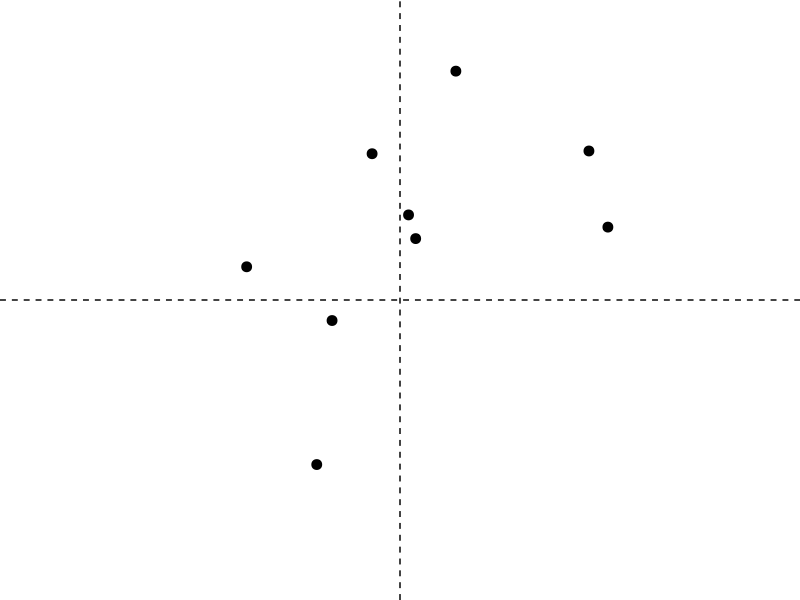
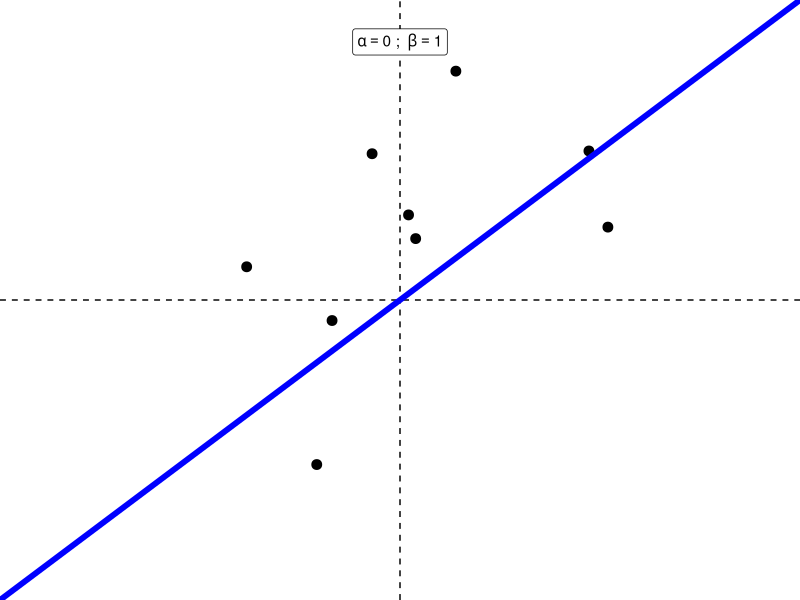
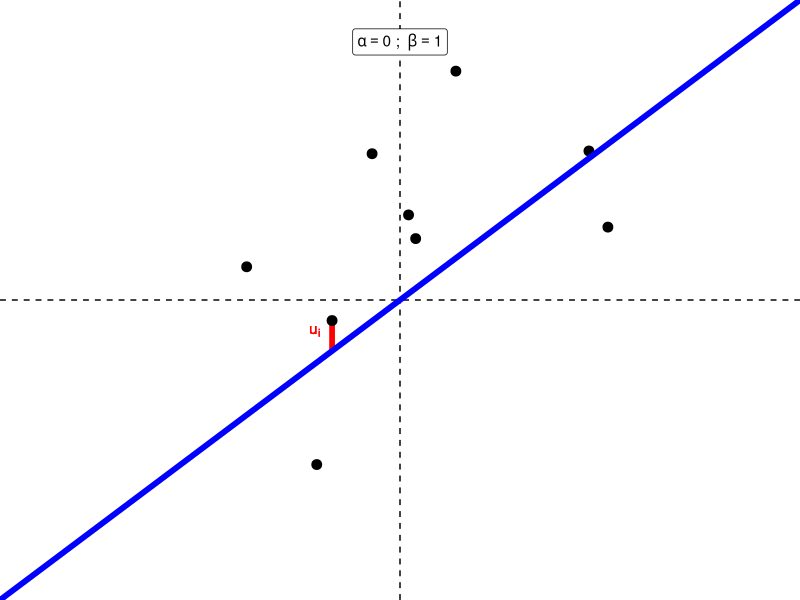
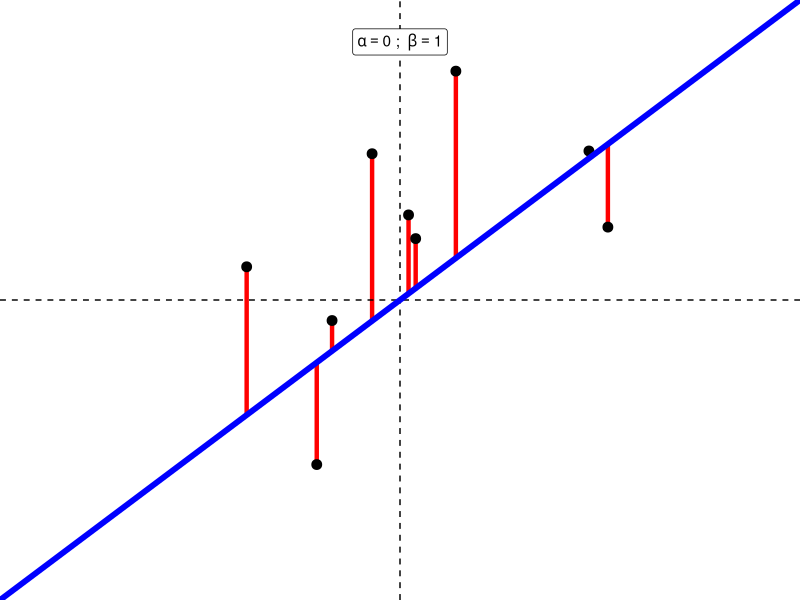
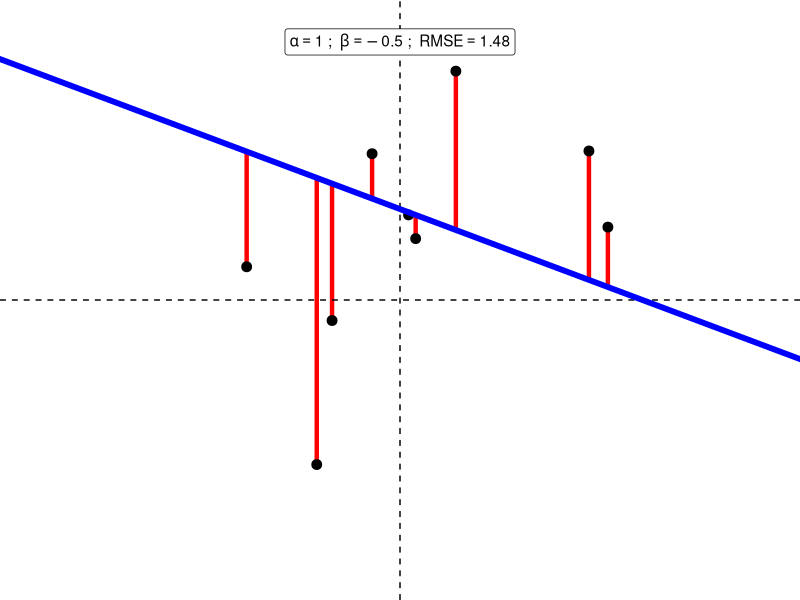
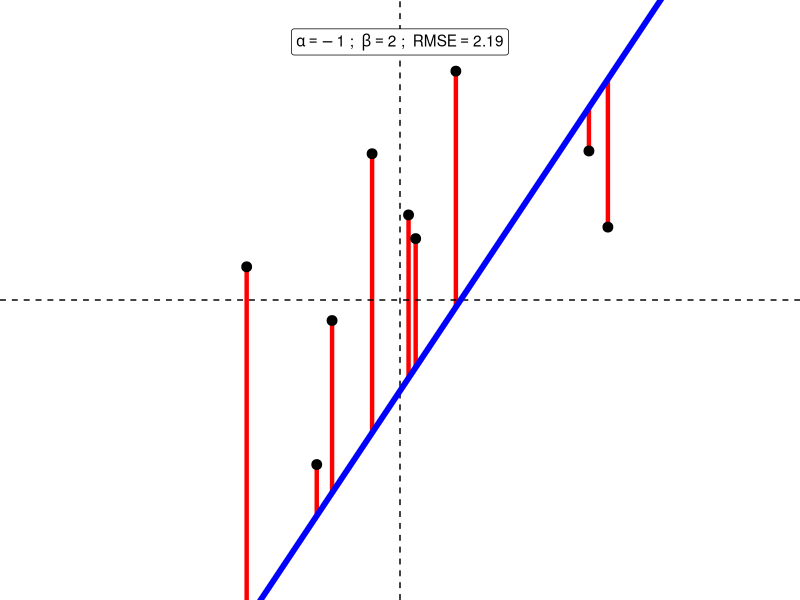
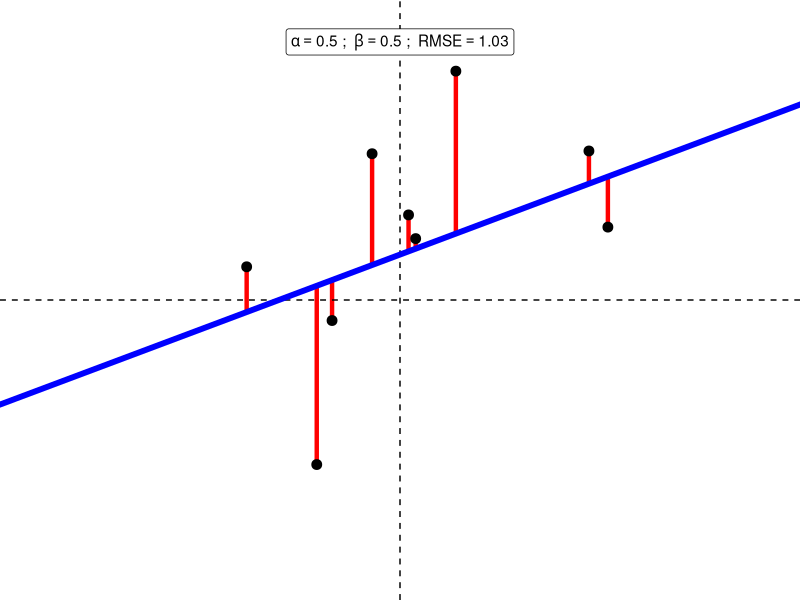

These figures' R source, in order: (Note: this script raises an error after producing the figures.)
## ---- chunk 1
set.seed(123)
options(width=60)
knitr::opts_chunk$set(fig.align='center',fig.width=9,fig.height=5,message=F,warning=F)
def.chunk.hook  <- knitr::knit_hooks$get("chunk")
knitr::knit_hooks$set(chunk = function(x, options) {
  x <- def.chunk.hook(x, options)
  ifelse(options$size != "normalsize", paste0("\n \\", options$size,"\n\n", x, "\n\n \\normalsize"), x)
})
## ---- chunk 2
set.seed(123)
require(tidyverse)

X <- rnorm(9)
Y <- .5 + .5*X + rnorm(9)
p <- data.frame(X = X,Y = Y) %>%
  ggplot(aes(x = X,y = Y)) + 
  geom_point(size = 3) + 
  geom_vline(xintercept = 0,linetype = 'dashed') + 
  geom_hline(yintercept = 0,linetype = 'dashed') + 
  theme_void() + 
  lims(x = c(-3,3),y = c(-3,3))

ggsave(plot = p,filename = paste0('./scaffolding/regPlotFirst_0.png'),device = 'png',width = 4,height = 4)
## ---- chunk 3
p <- data.frame(X = X,Y = Y) %>%
  ggplot(aes(x = X,y = Y)) + 
  geom_point(size = 3) + 
  geom_vline(xintercept = 0,linetype = 'dashed') + 
  geom_hline(yintercept = 0,linetype = 'dashed') + 
  theme_void() +
  geom_abline(intercept = 0,slope = 1,color = 'blue',size = 2) + 
  lims(x = c(-3,3),y = c(-3,3)) + 
  # annotate(geom = 'rect',xmin = -.5,ymin = .5,xmax = .5,ymax = 1) + 
  annotate(geom = 'label',x = 0,y = Inf,label = list(bquote(alpha==0~'; '~beta==1)),vjust = 2.1,parse = T)
ggsave(plot = p,filename = paste0('./figs/regPlotFirst_1.png'),device = 'png',width = 4,height = 4)
## ---- chunk 4
p <- data.frame(X = X,Y = Y) %>%
  ggplot(aes(x = X,y = Y)) + 
  geom_segment(x = X[1],y = Y[1],xend = X[1],yend = X[1],color = 'red',size = 1.5) + 
  geom_point(size = 3) + 
  geom_vline(xintercept = 0,linetype = 'dashed') + 
  geom_hline(yintercept = 0,linetype = 'dashed') + 
  theme_void() + 
  geom_abline(intercept = 0,slope = 1,color = 'blue',size = 2) + 
  annotate(geom = 'text',x = X[1],y = Y[1],hjust = 2.1,vjust = 1.5,label = bquote(u[i]),color = 'red') + 
  lims(x = c(-3,3),y = c(-3,3)) + 
    annotate(geom = 'label',x = 0,y = Inf,label = list(bquote(alpha==0~'; '~beta==1)),vjust = 2.1,parse = T)
ggsave(plot = p,filename = paste0('./figs/regPlotFirst_2.png'),device = 'png',width = 4,height = 4)
## ---- chunk 5
RMSE <- sqrt(mean((Y - (X*1 + 0))^2))
p <- data.frame(X = X,Y = Y) %>%
  ggplot(aes(x = X,y = Y)) + 
  geom_segment(x = X,y = Y,xend = X,yend = X,color = 'red',size = 1.5) + 
  geom_point(size = 3) + 
  geom_vline(xintercept = 0,linetype = 'dashed') + 
  geom_hline(yintercept = 0,linetype = 'dashed') + 
  theme_void() + 
  geom_abline(intercept = 0,slope = 1,color = 'blue',size = 2) + 
  lims(x = c(-3,3),y = c(-3,3)) + 
  annotate(geom = 'label',x = 0,y = Inf,label = list(bquote(alpha==0~'; '~beta==1)),vjust = 2.1,parse = T)
ggsave(plot = p,filename = paste0('./figs/regPlotFirst_3.png'),device = 'png',width = 4,height = 4)
## ---- chunk 6
a <- 1
b <- -.5
RMSE <- sqrt(mean((Y - (X*b + a))^2))
p <- data.frame(X = X,Y = Y) %>%
  ggplot(aes(x = X,y = Y)) + 
  geom_segment(x = X,y = Y,xend = X,yend = X*b+a,color = 'red',size = 1.5) + 
  geom_point(size = 3) + 
  geom_vline(xintercept = 0,linetype = 'dashed') + 
  geom_hline(yintercept = 0,linetype = 'dashed') + 
  theme_void() + 
  geom_abline(intercept = a,slope = b,color = 'blue',size = 2) + 
  lims(x = c(-3,3),y = c(-3,3)) + 
  annotate(geom = 'label',x = 0,y = Inf,label = list(bquote(alpha==.(a)~'; '~beta==.(b)~'; '~RMSE==.(round(RMSE,2)))),vjust = 2.1,parse = T)
ggsave(plot = p,filename = paste0('./figs/regPlotFirst_4.png'),device = 'png',width = 4,height = 4)
## ---- chunk 7
a <- -1
b <- 2
RMSE <- sqrt(mean((Y - (X*b + a))^2))
p <- data.frame(X = X,Y = Y) %>%
  ggplot(aes(x = X,y = Y)) + 
  geom_segment(x = X,y = Y,xend = X,yend = X*b+a,color = 'red',size = 1.5) + 
  geom_point(size = 3) + 
  geom_vline(xintercept = 0,linetype = 'dashed') + 
  geom_hline(yintercept = 0,linetype = 'dashed') + 
  theme_void() + 
  geom_abline(intercept = a,slope = b,color = 'blue',size = 2) + 
  lims(x = c(-3,3),y = c(-3,3)) + 
  annotate(geom = 'label',x = 0,y = Inf,label = list(bquote(alpha==.(a)~'; '~beta==.(b)~'; '~RMSE==.(round(RMSE,2)))),vjust = 2.1,parse = T)
ggsave(plot = p,filename = paste0('./figs/regPlotFirst_5.png'),device = 'png',width = 4,height = 4)
## ---- chunk 8
a <- .5
b <- .5
RMSE <- sqrt(mean((Y - (X*b + a))^2))
p <- data.frame(X = X,Y = Y) %>%
  ggplot(aes(x = X,y = Y)) + 
  geom_segment(x = X,y = Y,xend = X,yend = X*b+a,color = 'red',size = 1.5) + 
  geom_point(size = 3) + 
  geom_vline(xintercept = 0,linetype = 'dashed') + 
  geom_hline(yintercept = 0,linetype = 'dashed') + 
  theme_void() + 
  geom_abline(intercept = a,slope = b,color = 'blue',size = 2) + 
  lims(x = c(-3,3),y = c(-3,3)) + 
  annotate(geom = 'label',x = 0,y = Inf,label = list(bquote(alpha==.(a)~'; '~beta==.(b)~'; '~RMSE==.(round(RMSE,2)))),vjust = 2.1,parse = T)
ggsave(plot = p,filename = paste0('./figs/regPlotFirst_6.png'),device = 'png',width = 4,height = 4)
## ---- chunk 9
require(tidyverse)

debt <- read_rds('https://github.com/rweldzius/PSC4175_F2024/raw/main/Data/sc_debt.Rds')

glimpse(debt)
## ---- chunk 10
summary(debt %>% select(sat_avg,md_earn_wne_p6))
## ---- chunk 11
debt %>%
  ggplot(aes(x = sat_avg)) + 
  geom_histogram()
## ---- chunk 12
debt %>%
  ggplot(aes(x = md_earn_wne_p6)) + 
  geom_histogram()
## ---- chunk 13
debt %>%
  ggplot(aes(x = sat_avg,y = md_earn_wne_p6)) + 
  geom_point()
## ---- chunk 14
debt %>%
  ggplot(aes(x = sat_avg,y = md_earn_wne_p6)) + 
  geom_point() + geom_smooth(method = 'lm',se = F)
## ---- chunk 15
toplot <- debt %>%
  mutate(hl = ifelse(unitid %in% c(100654,179265),'hl','none')) # Choosing two examples
p2 <- toplot %>%
  ggplot(aes(x = sat_avg, y = md_earn_wne_p6,color = hl,group = 1,alpha = hl)) + 
  geom_point(data = toplot %>% filter(hl == 'none')) + 
  geom_point(data = toplot %>% filter(hl == 'hl'),size =3) + 
  scale_alpha_manual(values = c(1,.3)) + 
  scale_color_manual(values = c('red','black')) + 
  geom_smooth(method = 'lm',se = F) + 
  theme(legend.position = 'none') + 
  labs(title = "Graduate Earnings and SAT Scores",
       subtitle = "By School",
       x = "Average SAT Score",
       y = "Median Earnings of Grads")
## ---- chunk 16
p2
## ---- chunk 17
p3 <- toplot %>%
  ggplot(aes(x = sat_avg, y = md_earn_wne_p6,color = hl,group = 1,alpha = hl)) + 
  geom_point(data = toplot %>% filter(hl == 'none')) + 
  geom_point(data = toplot %>% filter(hl == 'hl'),size =3) + 
  scale_alpha_manual(values = c(1,.3)) + 
  scale_color_manual(values = c('red','black')) + 
  geom_smooth(method = 'lm',se = F) + 
  annotate(geom = 'segment',
           x = toplot %>% filter(hl == 'hl') %>% .$sat_avg,
           y = toplot %>% filter(hl == 'hl') %>% .$md_earn_wne_p6,
           xend = toplot %>% filter(hl == 'hl') %>% .$sat_avg,
           yend = c(27500,41000),color = 'red',lwd = 1.2) + 
  theme(legend.position = 'none') + 
  labs(title = "Graduate Earnings and SAT Scores",
       subtitle = "By School",
       x = "Average SAT Score",
       y = "Median Earnings of Grads")
## ---- chunk 18
p3
## ---- chunk 19
p4 <- toplot %>%
  ggplot(aes(x = sat_avg, y = md_earn_wne_p6,color = hl,group = 1,alpha = hl)) + 
  geom_point(data = toplot %>% filter(hl == 'none')) + 
  geom_point(data = toplot %>% filter(hl == 'hl'),size =3) + 
  scale_alpha_manual(values = c(1,.3)) + 
  scale_color_manual(values = c('red','black')) + 
  geom_smooth(method = 'gam',se = F) + 
  annotate(geom = 'segment',
           x = toplot %>% filter(hl == 'hl') %>% .$sat_avg,
           y = toplot %>% filter(hl == 'hl') %>% .$md_earn_wne_p6,
           xend = toplot %>% filter(hl == 'hl') %>% .$sat_avg,
           yend = c(27500,41000),color = 'red',lwd = 1.2) + 
  theme(legend.position = 'none') + 
  labs(title = "Graduate Earnings and SAT Scores",
       subtitle = "By School",
       x = "Average SAT Score",
       y = "Median Earnings of Grads")

p5 <- toplot %>%
  ggplot(aes(x = sat_avg, y = md_earn_wne_p6,color = hl,group = 1,alpha = hl)) + 
  geom_point(data = toplot %>% filter(hl == 'none')) + 
  geom_point(data = toplot %>% filter(hl == 'hl'),size =3) + 
  scale_alpha_manual(values = c(1,.3)) + 
  scale_color_manual(values = c('red','black')) + 
  geom_smooth(method = 'loess',se = F,span = .1) + 
  annotate(geom = 'segment',
           x = toplot %>% filter(hl == 'hl') %>% .$sat_avg,
           y = toplot %>% filter(hl == 'hl') %>% .$md_earn_wne_p6,
           xend = toplot %>% filter(hl == 'hl') %>% .$sat_avg,
           yend = c(26500,43000),color = 'red',lwd = 1.2) + 
  theme(legend.position = 'none') + 
  labs(title = "Graduate Earnings and SAT Scores",
       subtitle = "By School",
       x = "Average SAT Score",
       y = "Median Earnings of Grads")

p6 <- toplot %>%
  ggplot(aes(x = sat_avg, y = md_earn_wne_p6,color = hl,group = 1,alpha = hl)) + 
  geom_point(data = toplot %>% filter(hl == 'none')) + 
  geom_point(data = toplot %>% filter(hl == 'hl'),size =3) + 
  scale_alpha_manual(values = c(1,.3)) + 
  scale_color_manual(values = c('red','black')) + 
  geom_smooth(method = 'loess',se = F,span = .025) + 
  annotate(geom = 'segment',
           x = toplot %>% filter(hl == 'hl') %>% .$sat_avg,
           y = toplot %>% filter(hl == 'hl') %>% .$md_earn_wne_p6,
           xend = toplot %>% filter(hl == 'hl') %>% .$sat_avg,
           yend = c(26500,43000),color = 'red',lwd = 1.2) + 
  theme(legend.position = 'none') + 
  labs(title = "Graduate Earnings and SAT Scores",
       subtitle = "By School",
       x = "Average SAT Score",
       y = "Median Earnings of Grads")

p7 <- toplot %>%
  ggplot(aes(x = sat_avg, y = md_earn_wne_p6,color = hl,group = 1,alpha = hl)) + 
  geom_point(data = toplot %>% filter(hl == 'none')) + 
  geom_point(data = toplot %>% filter(hl == 'hl'),size =3) + 
  scale_alpha_manual(values = c(1,.3)) + 
  scale_color_manual(values = c('red','black')) + 
  geom_line(color = 'black') + 
  theme(legend.position = 'none') + 
  labs(title = "Graduate Earnings and SAT Scores",
       subtitle = "By School",
       x = "Average SAT Score",
       y = "Median Earnings of Grads")
## ---- chunk 20
p4
## ---- chunk 21
p5
## ---- chunk 22
p6
## ---- chunk 23
p7
## ---- chunk 24
model_earn_sat <- lm(formula = md_earn_wne_p6 ~ sat_avg,data = debt)
## ---- chunk 25
summary(model_earn_sat)
## ---- chunk 26
summary(model_earn_sat)
